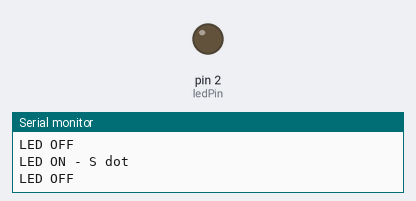
This sketch was run on a simulated Arduino Uno, built with avr-gcc and run on an emulated ATmega328P. Shown: output pins drawn as LEDs (lit = HIGH), the last lines printed to the serial monitor.

Above: at 1.3 s.
At 11.8 s:
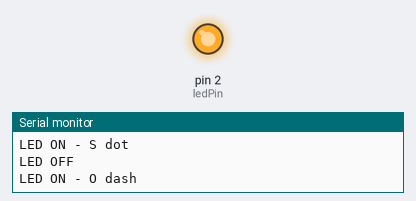
Timing chart, 0 to 12.7 s (numbered marks = the images above):
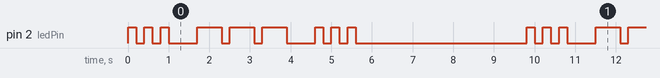

The sketch:

ex03.ino
```cpp
const int ledPin = 2;

unsigned long startTime;

void setup() {
  Serial.begin(115200);
  pinMode(ledPin, OUTPUT);
}

void loop() {
  // ===== 第一个 S：3个短闪 =====
  for(int i = 0; i < 3; i++) {
    // 亮 200ms
    startTime = millis();
    digitalWrite(ledPin, HIGH);
    Serial.println("LED ON - S dot");
    while(millis() - startTime < 200);

    // 灭 200ms
    startTime = millis();
    digitalWrite(ledPin, LOW);
    Serial.println("LED OFF");
    while(millis() - startTime < 200);
  }

  // 字母间隔 500ms
  startTime = millis();
  while(millis() - startTime < 500);

  // ===== O：3个长闪 =====
  for(int i = 0; i < 3; i++) {
    // 亮 600ms
    startTime = millis();
    digitalWrite(ledPin, HIGH);
    Serial.println("LED ON - O dash");
    while(millis() - startTime < 600);

    // 灭 200ms
    startTime = millis();
    digitalWrite(ledPin, LOW);
    Serial.println("LED OFF");
    while(millis() - startTime < 200);
  }

  // 字母间隔 500ms
  startTime = millis();
  while(millis() - startTime < 500);

  // ===== 第二个 S：3个短闪 =====
  for(int i = 0; i < 3; i++) {
    // 亮 200ms
    startTime = millis();
    digitalWrite(ledPin, HIGH);
    Serial.println("LED ON - S dot");
    while(millis() - startTime < 200);

    // 灭 200ms
    startTime = millis();
    digitalWrite(ledPin, LOW);
    Serial.println("LED OFF");
    while(millis() - startTime < 200);
  }


  startTime = millis();
  while(millis() - startTime < 4000);
}
```

Measured:
- by itself, pin 2 (ledPin): repeats every 9.8 s: 2 × (LOW 0.20 s, HIGH 0.20 s), LOW 0.70 s, 2 × (HIGH 0.60 s, LOW 0.20 s), HIGH 0.60 s, LOW 0.70 s, 2 × (HIGH 0.20 s, LOW 0.20 s), HIGH 0.20 s, LOW 4.2 s, HIGH 0.20 s
- by itself, everything shown: repeats every 9.8 s, in 18 steps
